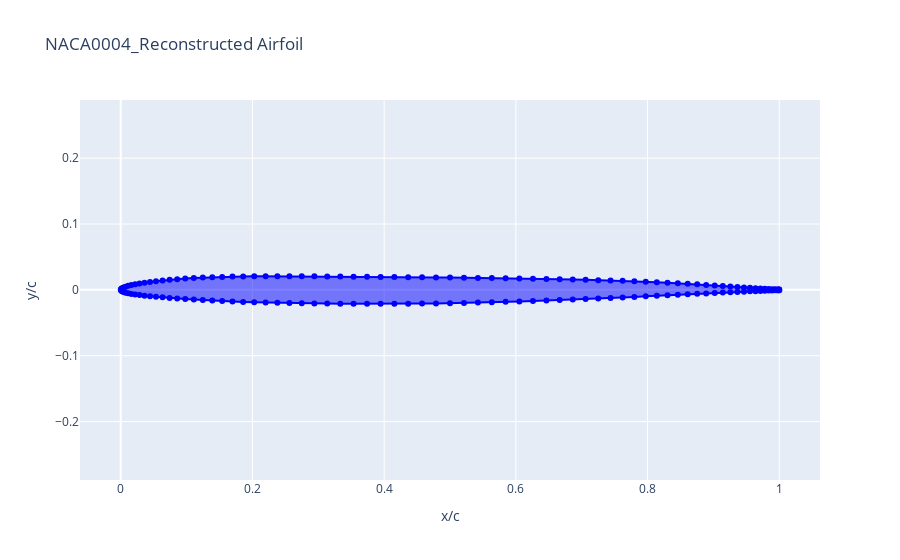
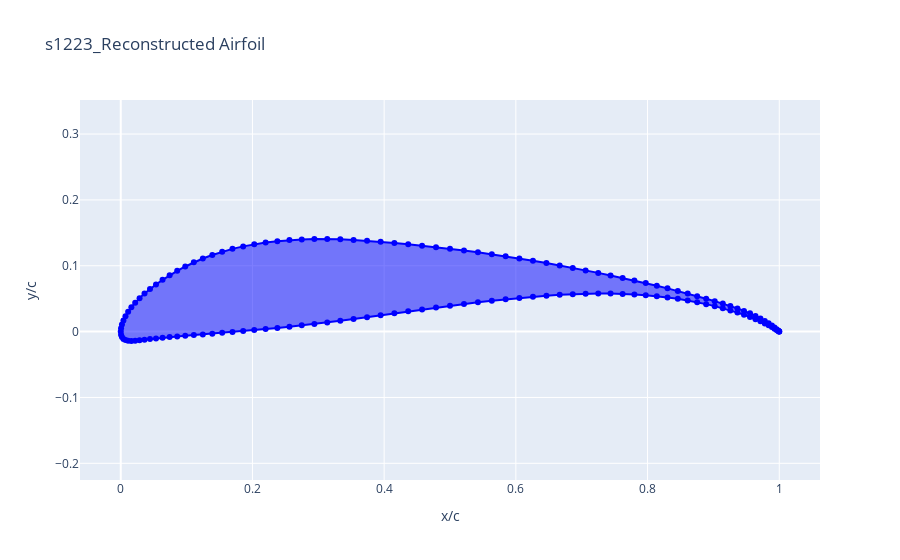

Here is the notebook cell these charts were saved with, in order:
### Markdown cell above
### Latent Space Walk

### Code cell
af1 = Airfoil(name="NACA0004").to_kulfan_airfoil(NPV)
af2 = Airfoil(name="s1223").to_kulfan_airfoil(NPV)

af1_w = np.concatenate(
    (af1.kulfan_parameters["upper_weights"], 
     af1.kulfan_parameters["lower_weights"]), 
    axis=0
)
af1_p = np.array([af1.kulfan_parameters["TE_thickness"], af1.kulfan_parameters["leading_edge_weight"]])

af2_w = np.concatenate(
    (af2.kulfan_parameters["upper_weights"], 
     af2.kulfan_parameters["lower_weights"]), 
    axis=0
)
af2_p = np.array([af2.kulfan_parameters["TE_thickness"], af2.kulfan_parameters["leading_edge_weight"]])

af1_w = af1_w.reshape(1, -1)
af1_p = af1_p.reshape(1, -1)
af2_w = af2_w.reshape(1, -1)
af2_p = af2_p.reshape(1, -1)

af1_normalized = scaler.transform(af1_w, af1_p)
af2_normalized = scaler.transform(af2_w, af2_p)

af1_normalized_tensor = tf.convert_to_tensor(af1_normalized, dtype=tf.float32)
af2_normalized_tensor = tf.convert_to_tensor(af2_normalized, dtype=tf.float32)

_, af1_pred_w_norm, af1_pred_p_norm = vae(af1_normalized_tensor, training=False)
_, af2_pred_w_norm, af2_pred_p_norm = vae(af2_normalized_tensor, training=False)

af1_pred_w, af1_pred_p = scaler.inverse_transform(af1_pred_w_norm.numpy(), af1_pred_p_norm.numpy())
af2_pred_w, af2_pred_p = scaler.inverse_transform(af2_pred_w_norm.numpy(), af2_pred_p_norm.numpy())

af1_pred_coords = vae.decoder.cst_transform(af1_pred_w, af1_pred_p).numpy()
af2_pred_coords = vae.decoder.cst_transform(af2_pred_w, af2_pred_p).numpy()

af1_reconstructed = Airfoil(coordinates=af1_pred_coords[0], name="NACA0004_Reconstructed")
af1_reconstructed.draw()
af2_reconstructed = Airfoil(coordinates=af2_pred_coords[0], name="s1223_Reconstructed")
af2_reconstructed.draw()

### Figure 1 — Plotly figure (JSON) as saved in the notebook; plotly's stock layout.template omitted (floating-point values rounded to 4 significant figures; data arrays with more than 128 entries replaced by an {"elided": "..."} marker saying what was removed)
{"data": [{"fill": "toself", "line": {"color": "blue"}, "mode": "lines+markers", "name": "NACA0004_Reconstructed", "type": "scatter", "x": {"elided": "149 float values"}, "y": {"elided": "149 float values"}}], "layout": {"title": {"text": "NACA0004_Reconstructed Airfoil"}, "xaxis": {"title": {"text": "x/c"}}, "yaxis": {"scaleanchor": "x", "scaleratio": 1, "title": {"text": "y/c"}}}}

### Figure 2 — Plotly figure (JSON) as saved in the notebook; plotly's stock layout.template omitted (floating-point values rounded to 4 significant figures; data arrays with more than 128 entries replaced by an {"elided": "..."} marker saying what was removed)
{"data": [{"fill": "toself", "line": {"color": "blue"}, "mode": "lines+markers", "name": "s1223_Reconstructed", "type": "scatter", "x": {"elided": "149 float values"}, "y": {"elided": "149 float values"}}], "layout": {"title": {"text": "s1223_Reconstructed Airfoil"}, "xaxis": {"title": {"text": "x/c"}}, "yaxis": {"scaleanchor": "x", "scaleratio": 1, "title": {"text": "y/c"}}}}
